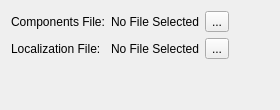
     <widget class="QWidget" name="tab_Settings">
      <attribute name="title">
       <string>Settings</string>
      </attribute>
      <layout class="QVBoxLayout" name="verticalLayout_2">
       <item>
        <layout class="QGridLayout" name="gridLayout_3">
         <item row="0" column="3">
          <spacer name="horizontalSpacer">
           <property name="orientation">
            <enum>Qt::Horizontal</enum>
           </property>
           <property name="sizeHint" stdset="0">
            <size>
             <width>40</width>
             <height>20</height>
            </size>
           </property>
          </spacer>
         </item>
         <item row="0" column="1">
          <widget class="QLabel" name="label_selectedComponentsFile">
           <property name="sizePolicy">
            <sizepolicy hsizetype="Expanding" vsizetype="Preferred">
             <horstretch>0</horstretch>
             <verstretch>0</verstretch>
            </sizepolicy>
           </property>
           <property name="text">
            <string>No File Selected</string>
           </property>
          </widget>
         </item>
         <item row="0" column="2">
          <widget class="QToolButton" name="button_SelectComponentsFile">
           <property name="text">
            <string>...</string>
           </property>
          </widget>
         </item>
         <item row="0" column="0">
          <widget class="QLabel" name="label_2">
           <property name="text">
            <string>Components File:</string>
           </property>
          </widget>
         </item>
         <item row="1" column="0">
          <widget class="QLabel" name="label_15">
           <property name="text">
            <string>Localization File:</string>
           </property>
          </widget>
         </item>
         <item row="1" column="1">
          <widget class="QLabel" name="label_selectedLocalizedFile">
           <property name="text">
            <string>No File Selected</string>
           </property>
          </widget>
         </item>
         <item row="1" column="2">
          <widget class="QToolButton" name="button_SelectLocalizeFile">
           <property name="text">
            <string>...</string>
           </property>
          </widget>
         </item>
        </layout>
       </item>
       <item>
        <spacer name="verticalSpacer_2">
         <property name="orientation">
          <enum>Qt::Vertical</enum>
         </property>
         <property name="sizeHint" stdset="0">
          <size>
           <width>20</width>
           <height>40</height>
          </size>
         </property>
        </spacer>
       </item>
      </layout>
     </widget>
